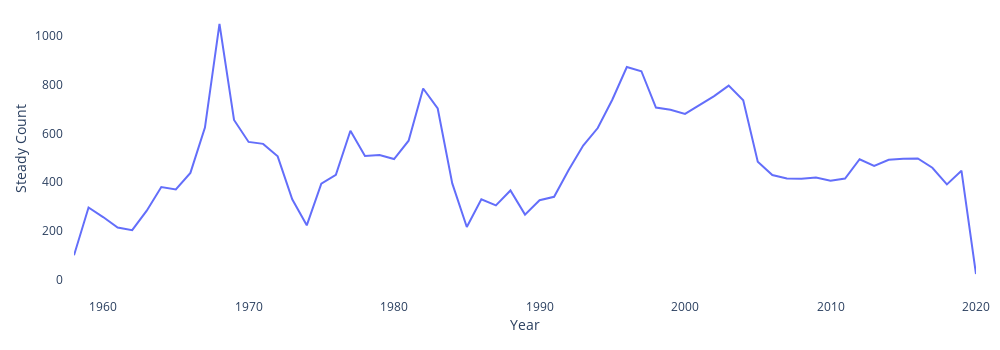

Notebook code cell kept with this figure:
### Markdown cell above
## Part III: The 'Steady's in Chart

### Code cell
c1y_li = (trend_df.loc[:, :] == 'Steady').sum()
c1y_li.index = [d[:4] for d in c1y_li.index]
c1y_li = c1y_li.groupby(level = 0).sum()
fig = go.Figure(go.Scatter(x=c1y_li.index,
                           y=c1y_li,
                           mode='lines'))
fig.update_layout(width=1000, 
                  height=350, 
                  plot_bgcolor='rgb(255,255,255)',
                  xaxis_title="Year",
                  yaxis_title="Steady Count",
                  margin={'l':10, 'r':10, 'b':10, 't':10, 'pad':10})
fig.show()

### Figure 1 — Plotly figure (JSON) as saved in the notebook; plotly's stock layout.template omitted (floating-point values rounded to 4 significant figures)
{"data": [{"mode": "lines", "type": "scatter", "x": ["1958", "1959", "1960", "1961", "1962", "1963", "1964", "1965", "1966", "1967", "1968", "1969", "1970", "1971", "1972", "1973", "1974", "1975", "1976", "1977", "1978", "1979", "1980", "1981", "1982", "1983", "1984", "1985", "1986", "1987", "1988", "1989", "1990", "1991", "1992", "1993", "1994", "1995", "1996", "1997", "1998", "1999", "2000", "2001", "2002", "2003", "2004", "2005", "2006", "2007", "2008", "2009", "2010", "2011", "2012", "2013", "2014", "2015", "2016", "2017", "2018", "2019", "2020"], "y": [100, 296, 257, 214, 203, 283, 380, 370, 438, 624, 1049, 655, 565, 557, 506, 330, 223, 394, 430, 611, 507, 511, 495, 570, 784, 702, 395, 216, 330, 305, 366, 267, 326, 340, 450, 550, 622, 738, 872, 855, 706, 697, 680, 716, 753, 796, 736, 484, 429, 415, 414, 419, 406, 415, 494, 467, 492, 496, 497, 459, 391, 447, 23]}], "layout": {"height": 350, "margin": {"b": 10, "l": 10, "pad": 10, "r": 10, "t": 10}, "plot_bgcolor": "rgb(255,255,255)", "width": 1000, "xaxis": {"autorange": true, "range": [1958, 2020], "title": {"text": "Year"}, "type": "linear"}, "yaxis": {"autorange": true, "range": [-34, 1106], "title": {"text": "Steady Count"}, "type": "linear"}}}
